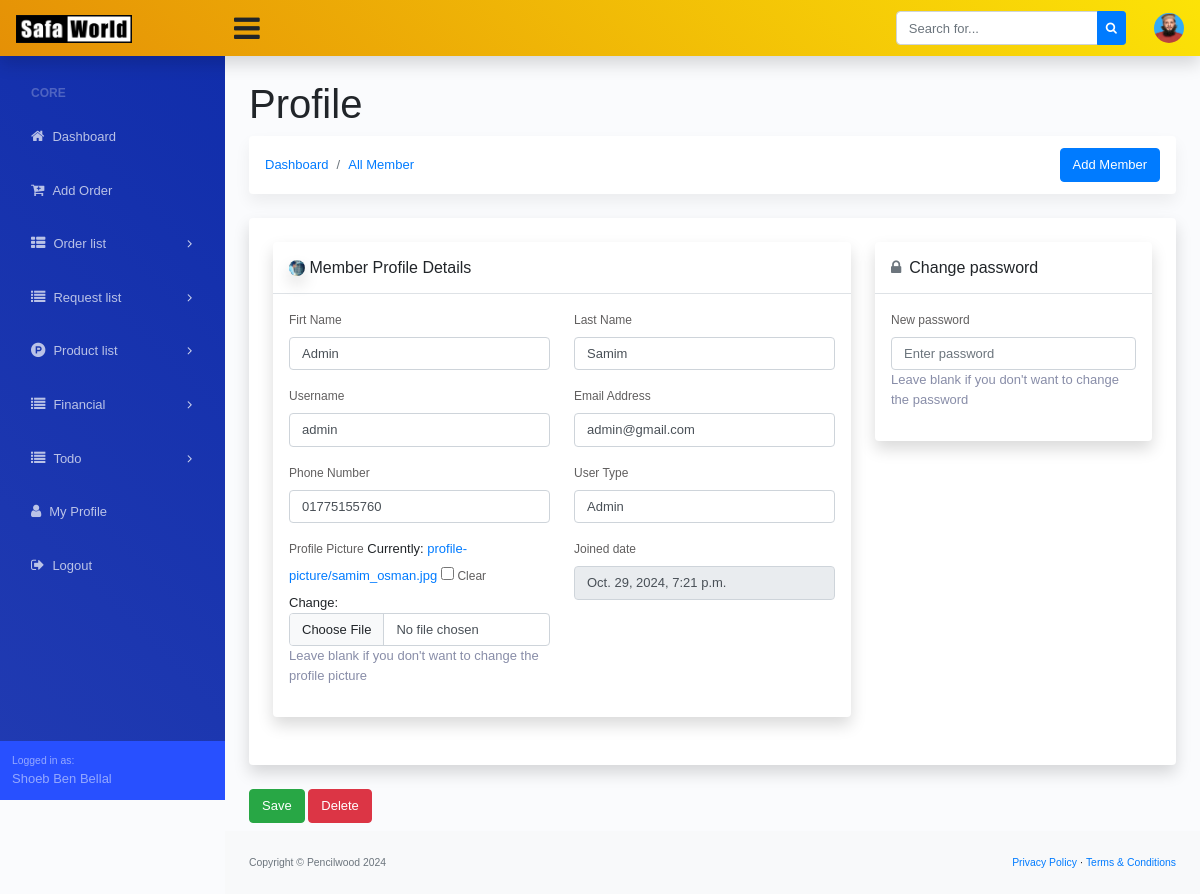
The app's page /member/1/ (signed in) with its own data.
### dashboard/models.py (models this page shows, shortened)
class Site_Settings(models.Model):
    fav_icon = models.ImageField(upload_to='logo/', blank=True, null=True)
    logo = models.ImageField(upload_to='logo/', blank=True, null=True)
    website_name = models.CharField(max_length=200, blank=True, null=True)
    website_title = models.CharField(max_length=1000, blank=True, null=True)
    copyright_company = models.CharField(max_length=200)
    copyright_year = models.CharField(max_length=4)

### account/models.py (models this page shows, shortened)
class Custom_User(AbstractUser):
    USER_TYPE = (
        ('Admin', 'Admin'),
        ('Staff', 'Staff'),
        ('Factory Staff', 'Factory Staff'),
    )
    user_type = models.CharField(max_length=20, choices=USER_TYPE, blank=True, null=True)
    email = models.EmailField(("email address"), blank=True, unique=True)
    phone_number = models.CharField(max_length=14, blank=True, null=True)
    profile_picture = models.ImageField(upload_to='profile-picture/', blank=True, null=True)
    USERNAME_FIELD = "email"
    REQUIRED_FIELDS = ["username"]

### account/views.py (the view, shortened to what this page needs)
# urls.py: path('member/<int:id>/', MemberUpdateView.as_view(), name='member_view'),
class MemberUpdateView(LoginRequiredMixin, UpdateView):
    model = Custom_User
    form_class = UserProfileForm
    template_name = 'account/member_view.html'
    def get_object(self, queryset=None):
        return get_object_or_404(Custom_User, id=self.kwargs['id'])

### dashboard/context_processor.py (called while the page is built)
def website_settings(request):
    website_setting = Site_Settings.objects.all().first()
    return {'website_setting': website_setting}

### templates/account/member_view.html (shortened to what this page needs)
{% extends '../base.html' %}
{% block dashboard_body %}
<main>
   <div class="container-fluid">
      <h1 class="mt-4">{{member.first_name}} {{member.last_name}} Profile</h1>
      <ol class="breadcrumb mb-4 d-flex justify-content-between align-items-center">
         <div class="d-flex align-items-center">
             <li class="breadcrumb-item"><a href="{% url 'dashboard' %}">Dashboard</a></li>
             <li class="breadcrumb-item"><a href="{% url 'member_list' %}">All Member</a></li>
         </div>
         <li class="breadcrumb-item ml-auto">
             <a href="{% url 'addNewUser' %}" class="btn btn-primary" style="margin-left: 10px;">Add Member</a>
         </li>
     </ol>
      <form method="POST" enctype="multipart/form-data">
         <div class="row">
            <div class="col-xl-12">
               <div class="card mb-4 order-list">
                  <div class="gold-members p-4">
                     <div class="row">
                        <div class="col-md-8 add_top_30">
                           <div class="card mb-4 order-list">
                              <div class="gold-members">
                                 <div class="box_general padding_bottom">
                                    <div class="header_box version_2 border-bottom p-3">
                                       <h6 class="m-0">
                                          {% if object.profile_picture %}
                                          <img src="{{object.profile_picture.url}}" alt="profile-picture" style="width: 16px; height: auto; border-radius: 100%;">
                                          {% else %}
                                          <i class="fa fa-user-circle text-muted mr-2"></i>
                                          {% endif %}
                                          Member Profile Details
                                       </h6>
                                    </div>
                                    <div class="p-3">
                                       <div class="row">
                                          <div class="col-md-6">
                                             <div class="form-group">
                                                <label>Firt Name</label>
                                                {{form.first_name}}
                                             </div>
                                          </div>
                                          <div class="col-md-6">
                                             <div class="form-group">
                                                <label>Last Name</label>
                                                {{form.last_name}}
                                             </div>
                                          </div>
                                       </div>
                                       <div class="row">
                                          <div class="col-md-6">
                                             <div class="form-group">
                                                <label>Username</label>
                                                {{form.username}}
                                             </div>
                                          </div>
                                          <div class="col-md-6">
                                             <div class="form-group">
                                                <label>Email Address</label>
                                                {{form.email}}
                                             </div>
                                          </div>
                                       </div>
                                       <div class="row">
                                          <div class="col-md-6">
                                             <div class="form-group">
                                                <label>Phone Number</label>
                                                {{form.phone_number}}
                                             </div>
                                          </div>
                                          <div class="col-md-6">
                                             <div class="form-group">
                                                <label>User Type</label>
                                                {{form.user_type}}
                                             </div>
                                          </div>
                                       </div>
                                       <div class="row">
                                          <div class="col-md-6">
                                             <div class="form-group">
                                                <label>Profile Picture</label>
                                                {{form.profile_picture}}
                                                <p>{{form.profile_picture.help_text}}</p>
                                             </div>
                                          </div>
                                          <div class="col-md-6">
                                             <div class="form-group">
                                                <label>Joined date</label>
                                                <input type="text" class="form-control" value="{{object.date_joined}}" readonly disabled>
                                             </div>
                                          </div>
                                       </div>
                                    </div>
                                 </div>
                              </div>
                           </div>
                        </div>
                        <div class="col-md-4">
                           <div class="card mb-4 order-list">
                              <div class="gold-members">
                                 <div class="box_general padding_bottom">
                                    <div class="header_box version_2 border-bottom p-3">
                                       <h6 class="m-0">
                                          <i class="fa fa-lock text-muted mr-2"></i>Change password
                                       </h6>
                                    </div>
                                    <div class="p-3">
                                       <div class="form-group">
                                          <label>New password</label>
                                          {{form.password}}
                                          <p>{{form.password.help_text}}</p>
                                       </div>
                                    </div>
                                 </div>
                              </div>
                           </div>
                        </div>
                     </div>
                  </div>
               </div>
               <div class="save mb-2">
                  <button type="submit" class="btn btn-success">Save</button>
                  <a href="{% url 'user_delete' object.id %}" class="btn btn-danger">Delete</a>
               </div>
            </div>
         </div>
      </form>
   </div>
</main>
{% endblock dashboard_body %}

### templates/base.html (shortened to what this page needs)
{% load static %}
<!DOCTYPE html>
<html lang="en">
<head>
  <link href="https://cdn.jsdelivr.net/npm/bootstrap@5.3.2/dist/css/bootstrap.min.css" rel="stylesheet"
>
  <link href="{% static 'assets/css/dataTables.bootstrap4.min.css' %}" rel="stylesheet">
  <link href="{% static 'assets/css/styles.css' %}" rel="stylesheet" />
  <link rel="stylesheet" href="https://cdnjs.cloudflare.com/ajax/libs/font-awesome/4.7.0/css/font-awesome.min.css">
</head>
<body class="sb-nav-fixed">
  {% include './navbar.html' %}
  <div id="layoutSidenav">
    <div id="layoutSidenav_nav">
      {% include './side_navbar.html' %}
    </div>
    <div id="layoutSidenav_content">
      {% block dashboard_body %}
      {% endblock dashboard_body %}
      <footer class="py-4 bg-light mt-auto">
        <div class="container-fluid">
          <div class="d-flex align-items-center justify-content-between small">
            <div class="text-muted">Copyright &copy; {{website_setting.copyright_company}} {{website_setting.copyright_year}}</div>
            <div>
              <a href="">Privacy Policy</a>
              &middot;
              <a href="">Terms &amp; Conditions</a>
            </div>
          </div>
        </div>
      </footer>
    </div>
  </div>
</body>
</html>

### templates/navbar.html (shortened to what this page needs)
{% load static %}
<nav class="sb-topnav navbar navbar-expand navbar-light shadow-sm bg-warning">
    <a class="navbar-brand" href="{% url 'dashboard' %}">
        <img alt="logo" src="
        {% if website_setting.logo %}
        {{website_setting.logo.url}}
        {% endif %}
        " width="60%">
    </a>
    <button class="btn btn-link btn-sm order-1 order-lg-0" id="sidebarToggle" href="#"
        style="font-size: 30px !important;"><i class="fa fa-bars"></i></button>
    <form class="d-none d-md-inline-block form-inline ml-auto mr-0 mr-md-3 my-2 my-md-0">
        <div class="input-group">
            <input class="form-control" type="text" placeholder="Search for..." aria-label="Search"
                aria-describedby="basic-addon2" />
            <div class="input-group-append">
                <button class="btn btn-primary btn-sm" type="button"><i class="fa fa-search"></i></button>
            </div>
        </div>
    </form>
    <ul class="navbar-nav ml-auto ml-md-0">
        <li class="nav-item dropdown no-arrow ml-1 osahan-profile-dropdown">
            <a class="nav-link dropdown-toggle pr-0" href="#" role="button" data-toggle="dropdown" aria-haspopup="true"
                aria-expanded="false">
                {% if request.user.profile_picture %}
                <img class="img-profile rounded-circle" src="{{request.user.profile_picture.url}}">
                {% else %}
                <i class="fa fa-user-circle" style="font-size: 35px;"></i>
                {% endif %}
            </a>
        </li>
    </ul>
</nav>

### templates/side_navbar.html (shortened to what this page needs)
{% url 'dashboard' as admin_dashboard_url %}
<nav class="sb-sidenav accordion sb-sidenav-dark" id="sidenavAccordion">
    <div class="sb-sidenav-menu">
        <div class="nav">
            <div class="sb-sidenav-menu-heading">Core</div>
            <a class="nav-link Active" href="{{admin_dashboard_url}}">
                <div class="sb-nav-link-icon"><i class="fa fa-home"></i></div>
                Dashboard
            </a>
            <a class="nav-link Active" href="{% url 'add_new_order' %}">
                <div class="sb-nav-link-icon"><i class="fa fa-cart-plus"></i></div>
                Add Order
            </a>
            <a class="nav-link collapsed" href="#" data-toggle="collapse" data-target="#collapseOrder"
                aria-expanded="false" aria-controls="collapseOrder">
                <div class="sb-nav-link-icon"><i class="fa fa-th-list"></i></div>
                Order list
                <div class="sb-sidenav-collapse-arrow"><i class="fa fa-angle-down"></i></div>
            </a>
            <a class="nav-link collapsed" href="#" data-toggle="collapse" data-target="#collapseRequest"
                aria-expanded="false" aria-controls="collapseRequest">
                <div class="sb-nav-link-icon"><i class="fa fa-list"></i></div>
                Request list
                <div class="sb-sidenav-collapse-arrow"><i class="fa fa-angle-down"></i></div>
            </a>
            <a class="nav-link collapsed" href="#" data-toggle="collapse" data-target="#collapseProduct"
                aria-expanded="false" aria-controls="collapseProduct">
                <div class="sb-nav-link-icon"><i class="fa fa-product-hunt"></i></div>
                Product list
                <div class="sb-sidenav-collapse-arrow"><i class="fa fa-angle-down"></i></div>
            </a>
            <a class="nav-link collapsed" href="#" data-toggle="collapse" data-target="#collapseFinancial"
                aria-expanded="false" aria-controls="collapseRequest">
                <div class="sb-nav-link-icon"><i class="fa fa-list"></i></div>
                Financial
                <div class="sb-sidenav-collapse-arrow"><i class="fa fa-angle-down"></i></div>
            </a>
            <a class="nav-link collapsed" href="#" data-toggle="collapse" data-target="#collapseTodo"
                aria-expanded="false" aria-controls="collapseRequest">
                <div class="sb-nav-link-icon"><i class="fa fa-list"></i></div>
                Todo
                <div class="sb-sidenav-collapse-arrow"><i class="fa fa-angle-down"></i></div>
            </a>
            <a class="nav-link Active" href="{% url 'my_profile' %}">
                <div class="sb-nav-link-icon"><i class="fa fa-user"></i></div>
                My Profile
            </a>
            <a class="nav-link" href="{% url 'logout' %}">
                <div class="sb-nav-link-icon"><i class="fa fa-sign-out"></i></div>
                Logout
            </a>
        </div>
    </div>
    <div class="sb-sidenav-footer">
        <div class="small">Logged in as:</div>
        {{request.user.first_name}} {{request.user.last_name}}
    </div>
</nav>

### records on screen
Site_Settings: logo (picture), copyright_company "Pencilwood", copyright_year "2024"
Custom_User: user.profile_picture (picture), user.first_name "Shoeb Ben", user.last_name "Bellal"
Custom_User: profile_picture (picture), first_name "Admin", last_name "Samim", username "admin", email "admin@gmail.com", phone_number "01775155760", user_type "Admin", date_joined "Oct. 29, 2024, 7:21 p.m."
